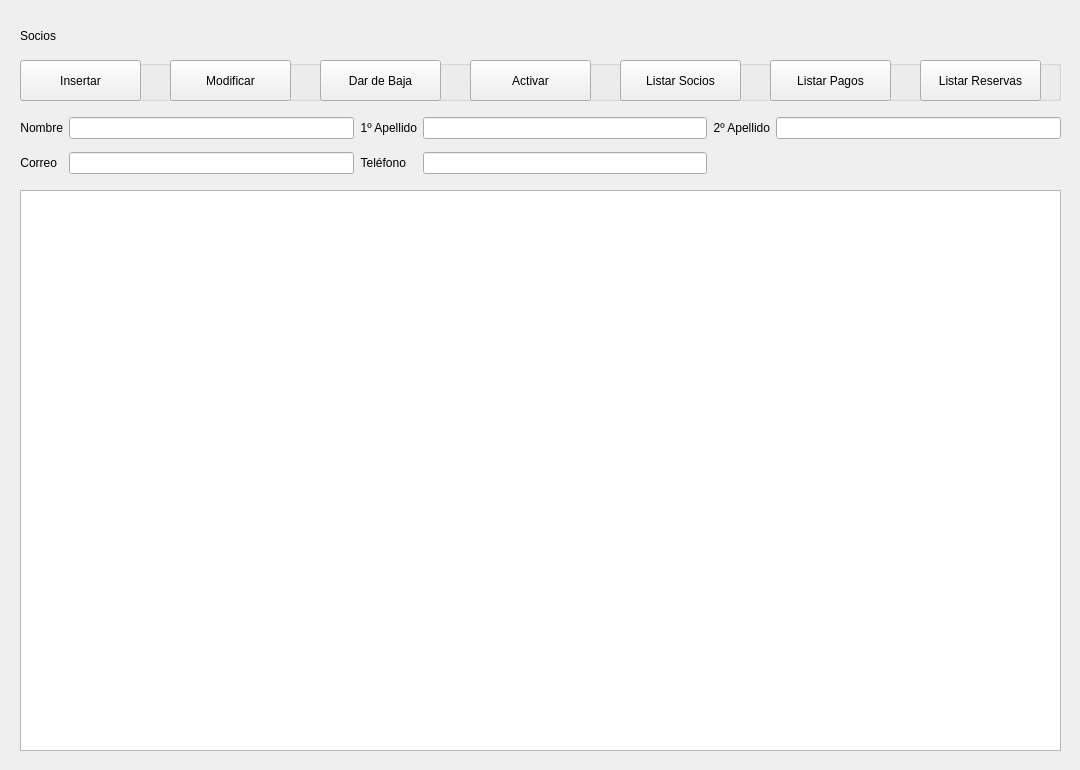
<?xml version="1.0" encoding="UTF-8"?>
<ui version="4.0">
 <class>SocioPage</class>
 <widget class="QWidget" name="SocioPage">
  <property name="geometry">
   <rect>
    <x>0</x>
    <y>0</y>
    <width>1080</width>
    <height>770</height>
   </rect>
  </property>
  <property name="windowTitle">
   <string>Form</string>
  </property>
  <widget class="QTableWidget" name="tabla_socios">
   <property name="geometry">
    <rect>
     <x>20</x>
     <y>190</y>
     <width>1041</width>
     <height>561</height>
    </rect>
   </property>
   <property name="alternatingRowColors">
    <bool>true</bool>
   </property>
   <property name="selectionBehavior">
    <enum>QAbstractItemView::SelectRows</enum>
   </property>
  </widget>
  <widget class="QGroupBox" name="groupBox">
   <property name="geometry">
    <rect>
     <x>20</x>
     <y>60</y>
     <width>1041</width>
     <height>41</height>
    </rect>
   </property>
   <property name="title">
    <string/>
   </property>
   <widget class="QPushButton" name="btn_agregar">
    <property name="geometry">
     <rect>
      <x>0</x>
      <y>0</y>
      <width>121</width>
      <height>41</height>
     </rect>
    </property>
    <property name="text">
     <string>Insertar</string>
    </property>
   </widget>
   <widget class="QPushButton" name="btn_modificar">
    <property name="geometry">
     <rect>
      <x>150</x>
      <y>0</y>
      <width>121</width>
      <height>41</height>
     </rect>
    </property>
    <property name="text">
     <string>Modificar</string>
    </property>
   </widget>
   <widget class="QPushButton" name="btn_baja">
    <property name="geometry">
     <rect>
      <x>300</x>
      <y>0</y>
      <width>121</width>
      <height>41</height>
     </rect>
    </property>
    <property name="text">
     <string>Dar de Baja</string>
    </property>
   </widget>
   <widget class="QPushButton" name="btn_activar">
    <property name="geometry">
     <rect>
      <x>450</x>
      <y>0</y>
      <width>121</width>
      <height>41</height>
     </rect>
    </property>
    <property name="text">
     <string>Activar</string>
    </property>
   </widget>
   <widget class="QPushButton" name="btn_listar">
    <property name="geometry">
     <rect>
      <x>600</x>
      <y>0</y>
      <width>121</width>
      <height>41</height>
     </rect>
    </property>
    <property name="text">
     <string>Listar Socios</string>
    </property>
   </widget>
   <widget class="QPushButton" name="btn_listar_pagos">
    <property name="geometry">
     <rect>
      <x>750</x>
      <y>0</y>
      <width>121</width>
      <height>41</height>
     </rect>
    </property>
    <property name="text">
     <string>Listar Pagos</string>
    </property>
   </widget>
   <widget class="QPushButton" name="btn_listar_reservas">
    <property name="geometry">
     <rect>
      <x>900</x>
      <y>0</y>
      <width>121</width>
      <height>41</height>
     </rect>
    </property>
    <property name="text">
     <string>Listar Reservas</string>
    </property>
   </widget>
  </widget>
  <widget class="QWidget" name="gridLayoutWidget">
   <property name="geometry">
    <rect>
     <x>20</x>
     <y>110</y>
     <width>1041</width>
     <height>71</height>
    </rect>
   </property>
   <layout class="QGridLayout" name="gridLayout">
    <item row="0" column="1">
     <widget class="QLineEdit" name="txt_nombre"/>
    </item>
    <item row="0" column="2">
     <widget class="QLabel" name="label_2">
      <property name="sizePolicy">
       <sizepolicy hsizetype="Fixed" vsizetype="Preferred">
        <horstretch>0</horstretch>
        <verstretch>0</verstretch>
       </sizepolicy>
      </property>
      <property name="text">
       <string>1º Apellido</string>
      </property>
      <property name="alignment">
       <set>Qt::AlignRight|Qt::AlignTrailing|Qt::AlignVCenter</set>
      </property>
     </widget>
    </item>
    <item row="0" column="0">
     <widget class="QLabel" name="label">
      <property name="sizePolicy">
       <sizepolicy hsizetype="Fixed" vsizetype="Preferred">
        <horstretch>0</horstretch>
        <verstretch>0</verstretch>
       </sizepolicy>
      </property>
      <property name="text">
       <string>Nombre</string>
      </property>
      <property name="alignment">
       <set>Qt::AlignRight|Qt::AlignTrailing|Qt::AlignVCenter</set>
      </property>
     </widget>
    </item>
    <item row="0" column="3">
     <widget class="QLineEdit" name="txt_apellido1"/>
    </item>
    <item row="1" column="1">
     <widget class="QLineEdit" name="txt_email"/>
    </item>
    <item row="0" column="5">
     <widget class="QLineEdit" name="txt_apellido2"/>
    </item>
    <item row="1" column="0">
     <widget class="QLabel" name="label_4">
      <property name="sizePolicy">
       <sizepolicy hsizetype="Fixed" vsizetype="Preferred">
        <horstretch>0</horstretch>
        <verstretch>0</verstretch>
       </sizepolicy>
      </property>
      <property name="text">
       <string>Correo</string>
      </property>
      <property name="alignment">
       <set>Qt::AlignRight|Qt::AlignTrailing|Qt::AlignVCenter</set>
      </property>
     </widget>
    </item>
    <item row="1" column="2">
     <widget class="QLabel" name="label_5">
      <property name="sizePolicy">
       <sizepolicy hsizetype="Fixed" vsizetype="Preferred">
        <horstretch>0</horstretch>
        <verstretch>0</verstretch>
       </sizepolicy>
      </property>
      <property name="text">
       <string>Teléfono</string>
      </property>
      <property name="alignment">
       <set>Qt::AlignRight|Qt::AlignTrailing|Qt::AlignVCenter</set>
      </property>
     </widget>
    </item>
    <item row="1" column="3">
     <widget class="QLineEdit" name="txt_telefono"/>
    </item>
    <item row="0" column="4">
     <widget class="QLabel" name="label_3">
      <property name="sizePolicy">
       <sizepolicy hsizetype="Fixed" vsizetype="Preferred">
        <horstretch>0</horstretch>
        <verstretch>0</verstretch>
       </sizepolicy>
      </property>
      <property name="text">
       <string>2º Apellido</string>
      </property>
      <property name="alignment">
       <set>Qt::AlignRight|Qt::AlignTrailing|Qt::AlignVCenter</set>
      </property>
     </widget>
    </item>
   </layout>
   <zorder>txt_nombre</zorder>
   <zorder>label</zorder>
   <zorder>label_2</zorder>
   <zorder>label_3</zorder>
   <zorder>txt_apellido2</zorder>
   <zorder>label_4</zorder>
   <zorder>txt_email</zorder>
   <zorder>label_5</zorder>
   <zorder>txt_telefono</zorder>
   <zorder>txt_apellido1</zorder>
  </widget>
  <widget class="QLabel" name="label_socios">
   <property name="geometry">
    <rect>
     <x>20</x>
     <y>20</y>
     <width>221</width>
     <height>31</height>
    </rect>
   </property>
   <property name="text">
    <string>Socios</string>
   </property>
  </widget>
 </widget>
 <resources/>
 <connections/>
</ui>
